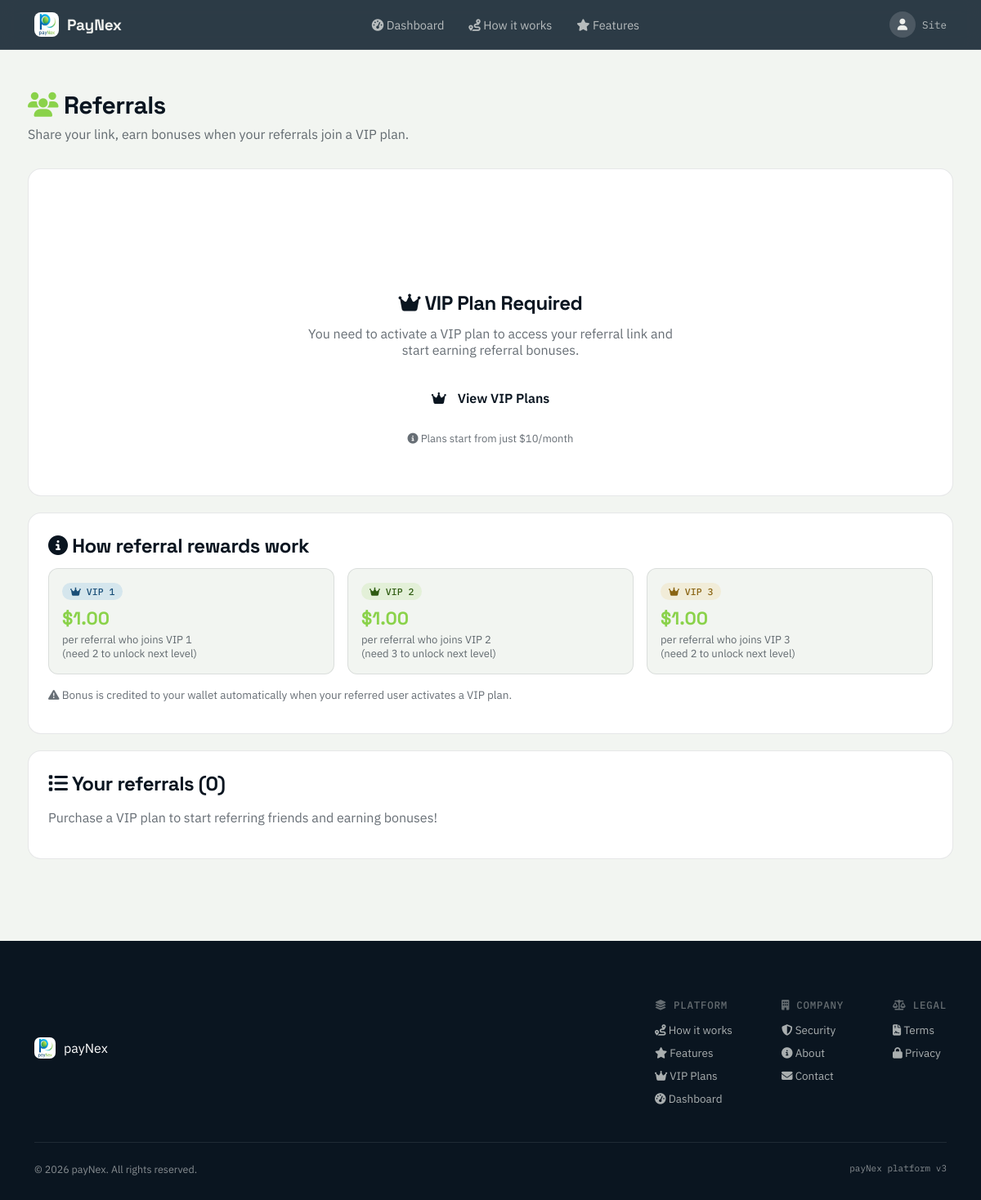
Page /referrals.php (signed in) on the committed database.
### tables this page shows
CREATE TABLE IF NOT EXISTS vip_plans (
    level               TINYINT         PRIMARY KEY,
    deposit_amount      DECIMAL(10,2)   NOT NULL,
    task_reward         DECIMAL(10,2)   NOT NULL,
    tasks_per_day       TINYINT         NOT NULL DEFAULT 3,
    working_days        TINYINT         NOT NULL DEFAULT 5,
    min_withdrawal      DECIMAL(10,2)   NOT NULL,
    referral_bonus      DECIMAL(10,2)   NOT NULL,
    referrals_needed    TINYINT         NOT NULL DEFAULT 2,
    label               VARCHAR(20)     NOT NULL
);

### includes/functions.php (called while the page is built, shortened)
<?php
function e(?string $value): string
{
    return htmlspecialchars($value ?? '', ENT_QUOTES, 'UTF-8');
}
function current_user(): ?array
{
    return $_SESSION['user'] ?? null;
}
function money(float $amount): string
{
    return '$' . number_format($amount, 2);
}

### referrals.php (the view, shortened to what this page needs)
<?php
require_once __DIR__ . '/config/config.php';
$user = current_user();
$vipStmt = $pdo->prepare('SELECT vip_level FROM users WHERE id = :id');
$vipStmt->execute([':id' => $user['id']]);
$vipLevel = (int) $vipStmt->fetchColumn();
$hasVip = $vipLevel > 0;
$refStmt = $pdo->prepare(
    'SELECT r.*, u.name, u.email, u.vip_level, u.created_at AS joined_at
     FROM referrals r
     JOIN users u ON u.id = r.referred_id
     WHERE r.referrer_id = :id
     ORDER BY r.created_at DESC'
);
$refStmt->execute([':id' => $user['id']]);
$referrals = $refStmt->fetchAll();
require __DIR__ . '/includes/header.php';
?>
<div class="page-wrap">
  <div class="page-head">
    <h1><i class="fa-solid fa-users" style="color:var(--green);"></i> Referrals</h1>
    <p>Share your link, earn bonuses when your referrals join a VIP plan.</p>
  </div>
  <?php if (!$hasVip): ?>
  <div class="card" style="text-align:center; padding:48px 24px;">
    <div style="width:80px;height:80px;border-radius:50%;background:linear-gradient(135deg,var(--gold),#FFD700);display:inline-flex;align-items:center;justify-content:center;margin-bottom:20px;">
      <i class="fa-solid fa-lock" style="font-size:32px;color:#fff;"></i>
    </div>
    <h2 style="margin-bottom:12px;"><i class="fa-solid fa-crown" style="color:var(--gold);"></i> VIP Plan Required</h2>
    <p style="font-size:16px; color:var(--ink-soft); max-width:480px; margin:0 auto 24px;">
      You need to activate a VIP plan to access your referral link and start earning referral bonuses.
    </p>
    <a href="<?= BASE_URL ?>/plans.php" class="btn btn-green" style="display:inline-flex; align-items:center; gap:8px; padding:14px 32px; font-size:16px;">
      <i class="fa-solid fa-crown"></i> View VIP Plans
    </a>
    <p style="font-size:13px; color:var(--ink-soft); margin-top:16px;">
      <i class="fa-solid fa-circle-info"></i> Plans start from just $10/month
    </p>
  </div>
  <?php endif; ?>
  <div class="card">
    <h2><i class="fa-solid fa-circle-info"></i> How referral rewards work</h2>
    <div style="display:grid; grid-template-columns:repeat(auto-fit, minmax(200px,1fr)); gap:16px; margin-top:12px;">
      <?php
      $plans = $pdo->query('SELECT * FROM vip_plans ORDER BY level')->fetchAll();
      foreach ($plans as $plan):
      ?>
        <div style="background:var(--paper); border:1px solid var(--paper-line); border-radius:12px; padding:16px;">
          <div class="badge badge-vip<?= (int)$plan['level'] ?>" style="margin-bottom:8px;">
            <i class="fa-solid fa-crown"></i> <?= e($plan['label']) ?>
          </div>
          <div style="font-size:22px; font-weight:700; font-family:'Space Grotesk'; color:var(--green);">
            <?= e(money((float)$plan['referral_bonus'])) ?>
          </div>
          <div style="font-size:13px; color:var(--ink-soft); margin-top:4px;">
            per referral who joins <?= e($plan['label']) ?><br>
            (need <?= (int)$plan['referrals_needed'] ?> to unlock next level)
          </div>
        </div>
      <?php endforeach; ?>
    </div>
    <p style="font-size:13.5px; color:var(--ink-soft); margin-top:16px;">
      <i class="fa-solid fa-triangle-exclamation"></i>
      Bonus is credited to your wallet automatically when your referred user activates a VIP plan.
    </p>
  </div>
  <div class="card">
    <h2><i class="fa-solid fa-list"></i> Your referrals (<?= count($referrals) ?>)</h2>
    <?php if (!$referrals): ?>
      <p class="text-muted">
        <?php if (!$hasVip): ?>
          Purchase a VIP plan to start referring friends and earning bonuses!
        <?php else: ?>
          You haven't referred anyone yet.
          Share your link above to start earning bonuses!
        <?php endif; ?>
      </p>
    <?php endif; ?>
  </div>
</div>
<?php require __DIR__ . '/includes/footer.php'; ?>

### includes/header.php (shortened to what this page needs)
<?php
$user = current_user();
$logoLink = $user ? BASE_URL . '/dashboard.php' : BASE_URL . '/index.php';
?>
<!DOCTYPE html>
<html lang="en">
<head>
<link rel="stylesheet" href="https://cdnjs.cloudflare.com/ajax/libs/font-awesome/6.5.1/css/all.min.css">
<link rel="stylesheet" href="<?= BASE_URL ?>/assets/css/style.css">
<link rel="stylesheet" href="<?= BASE_URL ?>/assets/css/app.css">
</head>
<body>
<header class="nav" id="main-nav">
  <div class="nav-inner">
    <a href="<?= $logoLink ?>" class="brand">
      <img src="<?= BASE_URL ?>/assets/img/logo.png" alt="payNex logo">
      <span>PayNex</span>
    </a>
    <nav class="links" id="nav-links">
      <?php if ($user): ?>
        <a href="<?= BASE_URL ?>/dashboard.php">
          <i class="fa-solid fa-gauge-high"></i> Dashboard
        </a>
        <a href="<?= BASE_URL ?>/index.php#how">
          <i class="fa-solid fa-route"></i> How it works
        </a>
        <a href="<?= BASE_URL ?>/index.php#features">
          <i class="fa-solid fa-star"></i> Features
        </a>
      <?php endif; ?>
    </nav>
    <div class="nav-right">
      <?php if ($user): ?>
        <div class="nav-user-menu" tabindex="0" role="button" aria-haspopup="true" aria-expanded="false">
          <?php if ($user['profile_photo'] ?? false): ?>
            <img class="nav-avatar" src="<?= BASE_URL ?>/uploads/<?= e($user['profile_photo']) ?>" alt="">
          <?php else: ?>
            <span class="nav-avatar-placeholder">
              <i class="fa-solid fa-user"></i>
            </span>
          <?php endif; ?>
          <span class="nav-hello"><?= e(explode(' ', $user['name'])[0]) ?></span>
        </div>
      <?php else: ?>
        <a href="<?= BASE_URL ?>/login.php" class="nav-cta nav-cta-ghost">Log in</a>
        <a href="<?= BASE_URL ?>/signup.php" class="nav-cta">Get started</a>
      <?php endif; ?>
    </div>
  </div>
</header>

### includes/footer.php (shortened to what this page needs)
<footer>
  <div class="wrap">
    <div class="foot-top">
      <div class="foot-brand">
        <img src="<?= BASE_URL ?>/assets/img/logo.png" alt="payNex logo">
        <span>payNex</span>
      </div>
      <div class="foot-cols">
        <div class="foot-col">
          <h5><i class="fa-solid fa-layer-group"></i> Platform</h5>
          <a href="<?= BASE_URL ?>/index.php#how"><i class="fa-solid fa-route"></i> How it works</a>
          <a href="<?= BASE_URL ?>/index.php#features"><i class="fa-solid fa-star"></i> Features</a>
          <a href="<?= BASE_URL ?>/plans.php"><i class="fa-solid fa-crown"></i> VIP Plans</a>
          <a href="<?= BASE_URL ?>/dashboard.php"><i class="fa-solid fa-gauge-high"></i> Dashboard</a>
        </div>
        <div class="foot-col">
          <h5><i class="fa-solid fa-building"></i> Company</h5>
          <a href="<?= BASE_URL ?>/index.php#security"><i class="fa-solid fa-shield-halved"></i> Security</a>
          <a href="#"><i class="fa-solid fa-circle-info"></i> About</a>
          <a href="#"><i class="fa-solid fa-envelope"></i> Contact</a>
        </div>
        <div class="foot-col">
          <h5><i class="fa-solid fa-scale-balanced"></i> Legal</h5>
          <a href="#"><i class="fa-solid fa-file-contract"></i> Terms</a>
          <a href="#"><i class="fa-solid fa-lock"></i> Privacy</a>
        </div>
      </div>
    </div>
    <div class="foot-bottom">
      <span>© <?= date('Y') ?> payNex. All rights reserved.</span>
      <span class="mono" style="font-size:11px;">payNex platform v3</span>
    </div>
  </div>
</footer>
</body>
</html>

### assets/css/style.css (style rules this page uses)
:root { --navy-deep:#0A1B29; --navy-mid:#102C40; --navy-line: rgba(255,255,255,0.09); --paper:#F2F5F1; --paper-line: rgba(10,21,32,0.10); --ink:#0A1520; --ink-soft: rgba(10,21,32,0.62); --paper-soft: rgba(245,247,244,0.68); --blue:#2E8FD6; --blue-bright:#5CB3F0; --green:#8AD24A; --green-bright:#C6EB6B; --amber:#E8B54A; --red:#E2685F; --radius: 16px; }
* { box-sizing:border-box; }
html { scroll-behavior:smooth; }
body { margin:0; background:var(--paper); color:var(--ink); font-family:'IBM Plex Sans', sans-serif; -webkit-font-smoothing:antialiased; }
h1,h2,h3,.display { font-family:'Space Grotesk', sans-serif; letter-spacing:-0.02em; margin:0; }
.mono { font-family:'IBM Plex Mono', monospace; }
a { color:inherit; text-decoration:none; }
img { max-width:100%; display:block; }
.wrap { max-width:1180px; margin:0 auto; padding:0 32px; }
header.nav { position:sticky; top:0; z-index:100; background:rgba(10,27,41,0.85); backdrop-filter:blur(10px); border-bottom:1px solid var(--navy-line); }
.nav-inner { max-width:1180px; margin:0 auto; padding:14px 32px; display:flex; align-items:center; justify-content:space-between; color:#EDEFEC; }
.brand { display:flex; align-items:center; gap:10px; }
.brand img { width:30px; height:30px; border-radius:8px; }
.brand span { font-family:'Space Grotesk'; font-weight:700; font-size:19px; letter-spacing:-0.01em; }
nav.links { display:flex; gap:30px; font-size:14.5px; color:rgba(237,239,236,0.72); }
.btn { font-family:'IBM Plex Sans'; font-weight:600; font-size:14.5px; padding:13px 24px; border-radius:10px; display:inline-flex; align-items:center; gap:8px; cursor:pointer; border:1px solid transparent; transition:transform .15s ease, background .15s ease; }
footer { background:#0A1520; color:rgba(237,239,236,0.55); padding:50px 0 30px; }
.foot-top { display:flex; justify-content:space-between; flex-wrap:wrap; gap:30px; padding-bottom:34px; border-bottom:1px solid var(--navy-line); }
.foot-brand { display:flex; align-items:center; gap:10px; color:#fff; }
.foot-brand img { width:26px; height:26px; border-radius:7px; }
.foot-cols { display:flex; gap:60px; flex-wrap:wrap; }
.foot-col h5 { font-size:12.5px; text-transform:uppercase; letter-spacing:0.06em; color:rgba(237,239,236,0.4); margin-bottom:14px; font-family:'IBM Plex Mono'; font-weight:500; }
.foot-col a { display:block; font-size:13.5px; margin-bottom:10px; color:rgba(237,239,236,0.7); }
.foot-bottom { display:flex; justify-content:space-between; padding-top:24px; font-size:12.5px; flex-wrap:wrap; gap:10px; }

### assets/css/app.css (style rules this page uses)
header.nav .brand { cursor: pointer; text-decoration: none; }
.nav-right { display: flex; align-items: center; gap: 10px; }
.nav-user-menu { position: relative; display: flex; align-items: center; gap: 8px; cursor: pointer; }
.nav-avatar-placeholder { width: 32px; height: 32px; border-radius: 50%; background: rgba(255,255,255,.15); display: flex; align-items: center; justify-content: center; font-size: 14px; color: #EDEFEC; }
.nav-hello { font-family: 'IBM Plex Mono', monospace; font-size: 12.5px; color: rgba(237,239,236,.7); }
.page-wrap { max-width: 1180px; margin: 0 auto; padding: 48px 24px 80px; }
.page-head { margin-bottom: 32px; }
.page-head h1 { font-size: 30px; }
.page-head p { color: var(--ink-soft); margin-top: 6px; }
.card { background: #fff; border: 1px solid var(--paper-line); border-radius: var(--radius); padding: 24px; margin-bottom: 20px; }
.card h2, .card h3 { margin-bottom: 12px; }
.btn i { margin-right: 6px; }
.badge { display: inline-block; padding: 3px 10px; border-radius: 999px; font-size: 11.5px; font-family: 'IBM Plex Mono', monospace; font-weight: 500; }
.badge-vip1 { background: rgba(46,143,214,.15); color: #1a4f78; }
.badge-vip2 { background: rgba(138,210,74,.15); color: #2f5c12; }
.badge-vip3 { background: rgba(232,181,74,.15); color: #8a6412; }
.text-muted { color: var(--ink-soft); }

### rows in the picture
vip_plans: label "VIP 1", referral_bonus "$1.00", referrals_needed "2"
vip_plans: label "VIP 2", referral_bonus "$1.00", referrals_needed "3"
vip_plans: label "VIP 3", referral_bonus "$1.00", referrals_needed "2"

### other values in the picture
explode(' ', $user['name'])[0] "Site"
count($referrals) "0"
